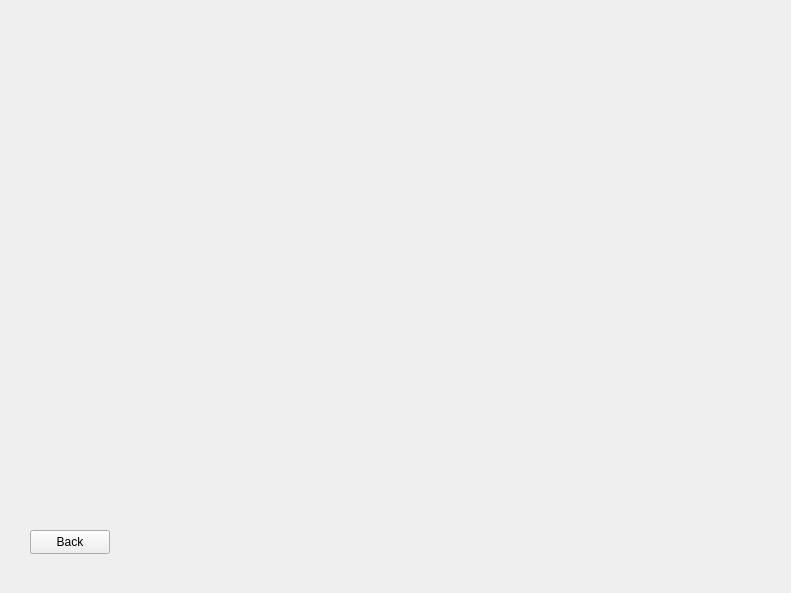
<?xml version="1.0" encoding="UTF-8"?>
<ui version="4.0">
 <class>searchbooks</class>
 <widget class="QWidget" name="searchbooks">
  <property name="geometry">
   <rect>
    <x>0</x>
    <y>0</y>
    <width>791</width>
    <height>593</height>
   </rect>
  </property>
  <property name="windowTitle">
   <string>Form</string>
  </property>
  <widget class="QPushButton" name="backbutton">
   <property name="geometry">
    <rect>
     <x>30</x>
     <y>530</y>
     <width>80</width>
     <height>24</height>
    </rect>
   </property>
   <property name="text">
    <string>Back</string>
   </property>
  </widget>
 </widget>
 <resources/>
 <connections/>
</ui>
